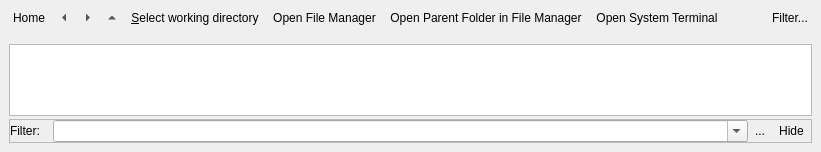
  <widget class="QDockWidget" name="dockWidgetFileSystem">
   <property name="sizePolicy">
    <sizepolicy hsizetype="Preferred" vsizetype="Preferred">
     <horstretch>0</horstretch>
     <verstretch>0</verstretch>
    </sizepolicy>
   </property>
   <property name="windowIcon">
    <iconset theme="folder"/>
   </property>
   <property name="toolTip">
    <string>Scipyen's file system navigator</string>
   </property>
   <property name="statusTip">
    <string>Scipyen's file system navigator</string>
   </property>
   <property name="whatsThis">
    <string>&lt;html&gt;&lt;head/&gt;&lt;body&gt;&lt;p&gt;Scipyen's file system navigator. &lt;/p&gt;&lt;p&gt;For access to archive files, including archiving/extracting etc, please use the desktop's own file manager.&lt;br/&gt;&lt;/p&gt;&lt;p&gt;&lt;br/&gt;&lt;/p&gt;&lt;/body&gt;&lt;/html&gt;</string>
   </property>
   <property name="features">
    <set>QDockWidget::DockWidgetFeature::DockWidgetFloatable|QDockWidget::DockWidgetFeature::DockWidgetMovable</set>
   </property>
   <property name="windowTitle">
    <string>File S&amp;ystem</string>
   </property>
   <attribute name="dockWidgetArea">
    <number>8</number>
   </attribute>
   <widget class="QWidget" name="dockWidgetFileSystemContents">
    <layout class="QGridLayout" name="gridLayout">
     <property name="leftMargin">
      <number>6</number>
     </property>
     <property name="topMargin">
      <number>6</number>
     </property>
     <property name="rightMargin">
      <number>6</number>
     </property>
     <property name="bottomMargin">
      <number>6</number>
     </property>
     <property name="spacing">
      <number>6</number>
     </property>
     <item row="0" column="0">
      <layout class="QHBoxLayout" name="horizontalLayout">
       <property name="spacing">
        <number>0</number>
       </property>
       <property name="sizeConstraint">
        <enum>QLayout::SizeConstraint::SetNoConstraint</enum>
       </property>
       <item>
        <widget class="QToolButton" name="dirHomeBtn">
         <property name="toolTip">
          <string>Go to Home directory</string>
         </property>
         <property name="text">
          <string>Home</string>
         </property>
         <property name="icon">
          <iconset theme="go-home"/>
         </property>
         <property name="autoRaise">
          <bool>true</bool>
         </property>
        </widget>
       </item>
       <item>
        <widget class="QToolButton" name="dirBackBtn">
         <property name="toolTip">
          <string>Go back</string>
         </property>
         <property name="text">
          <string>Previous directory</string>
         </property>
         <property name="icon">
          <iconset theme="go-previous"/>
         </property>
         <property name="autoRaise">
          <bool>true</bool>
         </property>
         <property name="arrowType">
          <enum>Qt::ArrowType::LeftArrow</enum>
         </property>
        </widget>
       </item>
       <item>
        <widget class="QToolButton" name="dirFwdBtn">
         <property name="toolTip">
          <string>Go forward</string>
         </property>
         <property name="text">
          <string>Next directory</string>
         </property>
         <property name="icon">
          <iconset theme="go-next"/>
         </property>
         <property name="autoRaise">
          <bool>true</bool>
         </property>
         <property name="arrowType">
          <enum>Qt::ArrowType::RightArrow</enum>
         </property>
        </widget>
       </item>
       <item>
        <widget class="QToolButton" name="dirUpBtn">
         <property name="toolTip">
          <string>Go to parent directory</string>
         </property>
         <property name="text">
          <string>Parent directory</string>
         </property>
         <property name="icon">
          <iconset theme="go-up"/>
         </property>
         <property name="autoRaise">
          <bool>true</bool>
         </property>
         <property name="arrowType">
          <enum>Qt::ArrowType::UpArrow</enum>
         </property>
        </widget>
       </item>
       <item>
        <widget class="QToolButton" name="selDirBtn">
         <property name="toolTip">
          <string>Select working directory or click on down arrow for recent directories</string>
         </property>
         <property name="statusTip">
          <string>Select working directory or click on down arrow for recent directories</string>
         </property>
         <property name="whatsThis">
          <string>Select working directory</string>
         </property>
         <property name="text">
          <string>&amp;Select working directory</string>
         </property>
         <property name="icon">
          <iconset theme="document-open-folder"/>
         </property>
         <property name="autoRaise">
          <bool>true</bool>
         </property>
        </widget>
       </item>
       <item>
        <widget class="QToolButton" name="systemOpenFolderBtn">
         <property name="toolTip">
          <string>Open current folder in the system file manager</string>
         </property>
         <property name="statusTip">
          <string>Open current folder in the system file manager</string>
         </property>
         <property name="whatsThis">
          <string>Open current folder in system file manager</string>
         </property>
         <property name="text">
          <string>Open File Manager</string>
         </property>
         <property name="icon">
          <iconset theme="document-open-folder"/>
         </property>
         <property name="autoRaise">
          <bool>true</bool>
         </property>
        </widget>
       </item>
       <item>
        <widget class="QToolButton" name="systemOpenParentFolderBtn">
         <property name="toolTip">
          <string>Opens parent of working directory in the system file manager</string>
         </property>
         <property name="statusTip">
          <string>Opens parent directory of working directory in the system file manager</string>
         </property>
         <property name="whatsThis">
          <string>Opens parent directory of working directory in system file manager</string>
         </property>
         <property name="text">
          <string>Open Parent Folder in File Manager</string>
         </property>
         <property name="icon">
          <iconset theme="go-parent-folder"/>
         </property>
         <property name="autoRaise">
          <bool>true</bool>
         </property>
        </widget>
       </item>
       <item>
        <widget class="QToolButton" name="openTermBtn">
         <property name="toolTip">
          <string>Open system terminal in current folder</string>
         </property>
         <property name="statusTip">
          <string>Open system terminal in current folder</string>
         </property>
         <property name="whatsThis">
          <string>Open system terminal in current folder</string>
         </property>
         <property name="text">
          <string>Open System Terminal</string>
         </property>
         <property name="icon">
          <iconset theme="scriptnew"/>
         </property>
         <property name="autoRaise">
          <bool>true</bool>
         </property>
        </widget>
       </item>
       <item>
        <spacer name="horizontalSpacer_2">
         <property name="orientation">
          <enum>Qt::Orientation::Horizontal</enum>
         </property>
         <property name="sizeType">
          <enum>QSizePolicy::Policy::MinimumExpanding</enum>
         </property>
         <property name="sizeHint" stdset="0">
          <size>
           <width>40</width>
           <height>20</height>
          </size>
         </property>
        </spacer>
       </item>
       <item>
        <widget class="QToolButton" name="toggleFilesFilterToolBtn">
         <property name="toolTip">
          <string>Toggle filter bar</string>
         </property>
         <property name="statusTip">
          <string>Toggle filter bar</string>
         </property>
         <property name="whatsThis">
          <string>Toggle filter bar - to filter files by name</string>
         </property>
         <property name="text">
          <string>Filter...</string>
         </property>
         <property name="icon">
          <iconset theme="view-filter"/>
         </property>
         <property name="checkable">
          <bool>true</bool>
         </property>
         <property name="autoRaise">
          <bool>true</bool>
         </property>
         <property name="arrowType">
          <enum>Qt::ArrowType::NoArrow</enum>
         </property>
        </widget>
       </item>
      </layout>
     </item>
     <item row="1" column="0">
      <widget class="UrlNavigator" name="navigator" native="true"/>
     </item>
     <item row="2" column="0">
      <layout class="QVBoxLayout" name="verticalLayout">
       <property name="spacing">
        <number>3</number>
       </property>
       <property name="leftMargin">
        <number>3</number>
       </property>
       <property name="topMargin">
        <number>3</number>
       </property>
       <property name="rightMargin">
        <number>3</number>
       </property>
       <property name="bottomMargin">
        <number>3</number>
       </property>
       <item>
        <widget class="QTreeView" name="fileSystemTreeView">
         <property name="sizePolicy">
          <sizepolicy hsizetype="Preferred" vsizetype="Expanding">
           <horstretch>0</horstretch>
           <verstretch>1</verstretch>
          </sizepolicy>
         </property>
         <property name="contextMenuPolicy">
          <enum>Qt::ContextMenuPolicy::CustomContextMenu</enum>
         </property>
         <property name="acceptDrops">
          <bool>false</bool>
         </property>
         <property name="frameShape">
          <enum>QFrame::Shape::StyledPanel</enum>
         </property>
         <property name="frameShadow">
          <enum>QFrame::Shadow::Sunken</enum>
         </property>
         <property name="lineWidth">
          <number>1</number>
         </property>
         <property name="sizeAdjustPolicy">
          <enum>QAbstractScrollArea::SizeAdjustPolicy::AdjustToContentsOnFirstShow</enum>
         </property>
         <property name="editTriggers">
          <set>QAbstractItemView::EditTrigger::DoubleClicked</set>
         </property>
         <property name="tabKeyNavigation">
          <bool>true</bool>
         </property>
         <property name="showDropIndicator" stdset="0">
          <bool>false</bool>
         </property>
         <property name="dragEnabled">
          <bool>true</bool>
         </property>
         <property name="dragDropMode">
          <enum>QAbstractItemView::DragDropMode::DragOnly</enum>
         </property>
         <property name="alternatingRowColors">
          <bool>true</bool>
         </property>
         <property name="selectionMode">
          <enum>QAbstractItemView::SelectionMode::ExtendedSelection</enum>
         </property>
         <property name="selectionBehavior">
          <enum>QAbstractItemView::SelectionBehavior::SelectItems</enum>
         </property>
         <property name="iconSize">
          <size>
           <width>16</width>
           <height>16</height>
          </size>
         </property>
         <property name="uniformRowHeights">
          <bool>true</bool>
         </property>
         <property name="sortingEnabled">
          <bool>true</bool>
         </property>
         <attribute name="headerCascadingSectionResizes">
          <bool>true</bool>
         </attribute>
         <attribute name="headerHighlightSections">
          <bool>true</bool>
         </attribute>
         <attribute name="headerShowSortIndicator" stdset="0">
          <bool>true</bool>
         </attribute>
         <attribute name="headerStretchLastSection">
          <bool>true</bool>
         </attribute>
        </widget>
       </item>
       <item>
        <widget class="QFrame" name="filesFilterFrame">
         <property name="frameShape">
          <enum>QFrame::Shape::StyledPanel</enum>
         </property>
         <property name="frameShadow">
          <enum>QFrame::Shadow::Plain</enum>
         </property>
         <property name="lineWidth">
          <number>0</number>
         </property>
         <layout class="QHBoxLayout" name="horizontalLayout_2">
          <property name="spacing">
           <number>0</number>
          </property>
          <property name="leftMargin">
           <number>0</number>
          </property>
          <property name="topMargin">
           <number>0</number>
          </property>
          <property name="rightMargin">
           <number>0</number>
          </property>
          <property name="bottomMargin">
           <number>0</number>
          </property>
          <item>
           <widget class="QLabel" name="filesFilterLabel">
            <property name="sizePolicy">
             <sizepolicy hsizetype="Fixed" vsizetype="Fixed">
              <horstretch>0</horstretch>
              <verstretch>0</verstretch>
             </sizepolicy>
            </property>
            <property name="text">
             <string>Filter:</string>
            </property>
            <property name="buddy">
             <cstring>fileSystemFilter</cstring>
            </property>
           </widget>
          </item>
          <item>
           <spacer name="horizontalSpacer">
            <property name="orientation">
             <enum>Qt::Orientation::Horizontal</enum>
            </property>
            <property name="sizeType">
             <enum>QSizePolicy::Policy::Preferred</enum>
            </property>
            <property name="sizeHint" stdset="0">
             <size>
              <width>13</width>
              <height>17</height>
             </size>
            </property>
           </spacer>
          </item>
          <item>
           <widget class="QComboBox" name="fileSystemFilter">
            <property name="sizePolicy">
             <sizepolicy hsizetype="Preferred" vsizetype="Fixed">
              <horstretch>0</horstretch>
              <verstretch>0</verstretch>
             </sizepolicy>
            </property>
            <property name="toolTip">
             <string>Filter files by name and/or extension, using regular expressions</string>
            </property>
            <property name="statusTip">
             <string>Filter files by name and/or extension, using regular expressions</string>
            </property>
            <property name="whatsThis">
             <string>Filter files by name and/or extension, using regular expressions</string>
            </property>
            <property name="editable">
             <bool>true</bool>
            </property>
            <property name="insertPolicy">
             <enum>QComboBox::InsertPolicy::InsertAtTop</enum>
            </property>
            <property name="placeholderText">
             <string>Enter file name filter</string>
            </property>
           </widget>
          </item>
          <item>
           <widget class="QToolButton" name="hideFilteredOutnamesToolButton">
            <property name="toolTip">
             <string>Hide non-matching file names</string>
            </property>
            <property name="text">
             <string>...</string>
            </property>
            <property name="icon">
             <iconset theme="view-hidden"/>
            </property>
            <property name="checkable">
             <bool>true</bool>
            </property>
            <property name="autoRaise">
             <bool>true</bool>
            </property>
           </widget>
          </item>
          <item>
           <widget class="QToolButton" name="hideFilesFilterToolBtn">
            <property name="enabled">
             <bool>true</bool>
            </property>
            <property name="toolTip">
             <string>Hide file filter</string>
            </property>
            <property name="statusTip">
             <string>Hide file filter</string>
            </property>
            <property name="whatsThis">
             <string>Hide file filter</string>
            </property>
            <property name="text">
             <string>Hide</string>
            </property>
            <property name="icon">
             <iconset theme="window-close"/>
            </property>
            <property name="autoRaise">
             <bool>true</bool>
            </property>
           </widget>
          </item>
         </layout>
        </widget>
       </item>
      </layout>
     </item>
    </layout>
   </widget>
  </widget>
